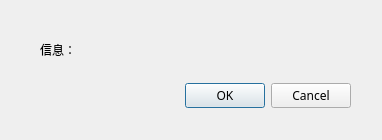
<?xml version="1.0" encoding="UTF-8"?>
<ui version="4.0">
 <class>Dialog</class>
 <widget class="QDialog" name="Dialog">
  <property name="geometry">
   <rect>
    <x>0</x>
    <y>0</y>
    <width>382</width>
    <height>140</height>
   </rect>
  </property>
  <property name="windowTitle">
   <string>Dialog</string>
  </property>
  <widget class="QDialogButtonBox" name="buttonBox">
   <property name="geometry">
    <rect>
     <x>50</x>
     <y>80</y>
     <width>301</width>
     <height>32</height>
    </rect>
   </property>
   <property name="font">
    <font>
     <family>小米兰亭</family>
    </font>
   </property>
   <property name="orientation">
    <enum>Qt::Horizontal</enum>
   </property>
   <property name="standardButtons">
    <set>QDialogButtonBox::Cancel|QDialogButtonBox::Ok</set>
   </property>
  </widget>
  <widget class="QLabel" name="lb_info">
   <property name="geometry">
    <rect>
     <x>40</x>
     <y>40</y>
     <width>55</width>
     <height>20</height>
    </rect>
   </property>
   <property name="font">
    <font>
     <family>小米兰亭</family>
    </font>
   </property>
   <property name="text">
    <string>信息：</string>
   </property>
  </widget>
  <widget class="QLabel" name="lb_text">
   <property name="geometry">
    <rect>
     <x>110</x>
     <y>40</y>
     <width>240</width>
     <height>20</height>
    </rect>
   </property>
   <property name="font">
    <font>
     <family>小米兰亭</family>
    </font>
   </property>
   <property name="text">
    <string/>
   </property>
  </widget>
 </widget>
 <resources/>
 <connections>
  <connection>
   <sender>buttonBox</sender>
   <signal>accepted()</signal>
   <receiver>Dialog</receiver>
   <slot>accept()</slot>
   <hints>
    <hint type="sourcelabel">
     <x>248</x>
     <y>254</y>
    </hint>
    <hint type="destinationlabel">
     <x>157</x>
     <y>274</y>
    </hint>
   </hints>
  </connection>
  <connection>
   <sender>buttonBox</sender>
   <signal>rejected()</signal>
   <receiver>Dialog</receiver>
   <slot>reject()</slot>
   <hints>
    <hint type="sourcelabel">
     <x>316</x>
     <y>260</y>
    </hint>
    <hint type="destinationlabel">
     <x>286</x>
     <y>274</y>
    </hint>
   </hints>
  </connection>
 </connections>
</ui>
